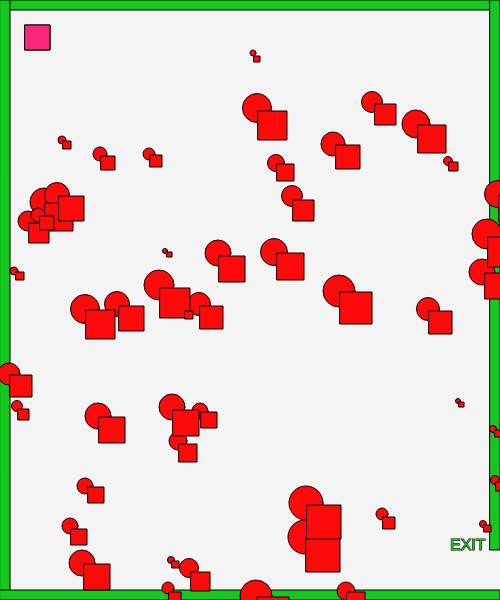
Frame 1 (no input)
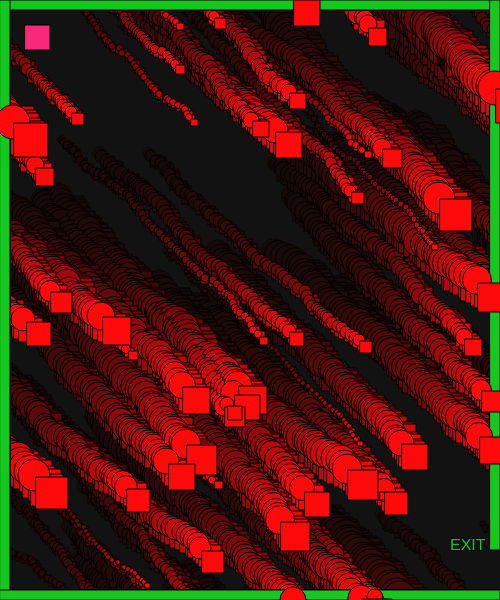
Frame 60 (no input)
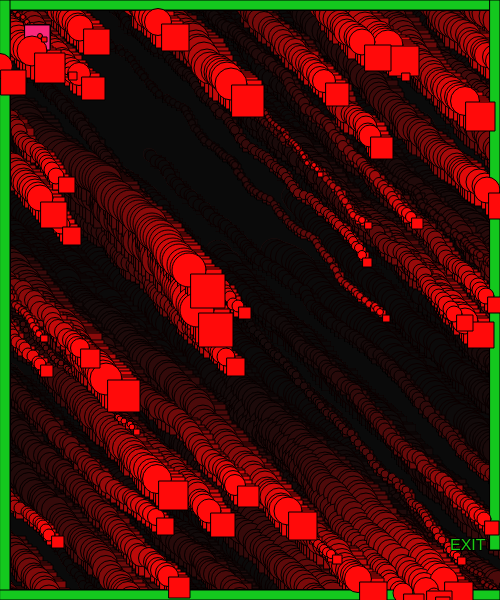
Frame 120 (the mouse pressed at the canvas centre since frame 60)

The p5.js sketch that drew these frames (run headless with seeded random() and noise() and a simulated clock; from frame 60 on, the mouse is pressed at the canvas centre):

// p5.js sketch
// ── sketch.js
var w = 87;
var s = 83;
var a = 65;
var d = 68;

var characterX = 25;
var characterY = 25;

var shapeXs = [];
var shapeYs = [];
var diameters = [];

var shapeX = 30;
var shapeY = 30;

var shapeXSpeeds = [];
var shapeYSpeeds = [];

var mouseShapeX;
var mouseShapeY;


function setup()
{
    createCanvas(500, 600);

    for (var i = 0; i < 50; i++) {
        shapeXSpeeds[i] = Math.floor(Math.random() * (Math.floor(Math.random() * 5)) + 1);
        shapeYSpeeds[i] = Math.floor(Math.random() * (Math.floor(Math.random() * 5)) + 1);
        shapeXs[i] = getRandomNumber(500);
        shapeYs[i] = getRandomNumber(600);
        diameters[i] = getRandomNumber(30);
    }

    createCharacter(200, 350);
}

function draw()
{
    background(2,11);
    stroke(0);
    fill(0);
    
    //border
    createBorder();

    //character
    createCharacter();

    // Keys
    characterMovement();

    //enemys
    createEnemy();

    // obstaccle
    createObstacle();

    //EXIT
    createExit();
}

//keys function
function characterMovement()
{
    if(keyIsDown(w))
    {
        characterY -= 10;
    }
    if(keyIsDown(s))
    {
        characterY += 10;
    }
    if(keyIsDown(a))
    {
        characterX -= 10;
    }
    if(keyIsDown(d))
    {
        characterX += 10;
    }
}

//character function
function createCharacter()
{
    fill(250,40,123);
    rect(characterX,characterY,25);

}

// obstacle function
function createObstacle()
{
    fill(10,130,140);
    circle(mouseShapeX, mouseShapeY, 25);
}

// enemy function
function createEnemy()
{
    //enemy 1
    fill(4000,10,10);

    for (var i = 0; i < shapeXs.length; i++) {
        circle(shapeXs[i], shapeYs[i], diameters[i]);
        shapeXSpeeds[i] = Math.floor(Math.random() * (Math.floor(Math.random() * 5)) + 1);
        shapeYSpeeds[i] = Math.floor(Math.random() * (Math.floor(Math.random() * 5)) + 1);




        // move the shape
        shapeXs[i] += shapeXSpeeds[i];
        shapeYs[i] += shapeYSpeeds[i];
        // check to see if the shape has gone out of bounds
        if (shapeXs[i] > width) {
            shapeXs[i] = 0;
        }
        if (shapeXs[i] < 0) {
            shapeXs[i] = width;
        }
        if (shapeYs[i] > height) {
            shapeYs[i] = 0;
        }
        if (shapeYs[i] < 0) {
            shapeYs[i] = height;
        }
    }

    //enemy2
    fill(4000,10,10);

    for (var i = 0; i < shapeXs.length; i++) {
        rect(shapeXs[i], shapeYs[i], diameters[i]);
        shapeXSpeeds[i] = Math.floor(Math.random() * (Math.floor(Math.random() * 5)) + 1);
        shapeYSpeeds[i] = Math.floor(Math.random() * (Math.floor(Math.random() * 5)) + 1);




        // move the shape
        shapeXs[i] += shapeXSpeeds[i];
        shapeYs[i] += shapeYSpeeds[i];
        // check to see if the shape has gone out of bounds
        if (shapeXs[i] > width) {
            shapeXs[i] = 0;
        }
        if (shapeXs[i] < 0) {
            shapeXs[i] = width;
        }
        if (shapeYs[i] > height) {
            shapeYs[i] = 0;
        }
        if (shapeYs[i] < 0) {
            shapeYs[i] = height;
        }
    }
}

//border fucntion
function createBorder()
{

    //border
    fill(20,200,30);
    rect(0,0,width,10);
    rect(0,0,10,height);
    rect(0, height-10,width, 10);
    rect(width-10,0,10,height-50);

    //exit
    fill(30,200,20)
    textSize(16);
    text("EXIT", width-50,height-50)

}

// random obstacle
function mouseClicked()
{
    mouseShapeX = mouseX;
    mouseShapeY = mouseY;
}

// exit function
function createExit()
{
    if(characterX > width && characterY > width-50)
    {
        fill(300,20,200);
        stroke(5);
        textSize(26);
        text("You Win!", width/2-50, height/2-50);
    }
}

function getRandomNumber(number) 
{
    return Math.floor(Math.random() * number) + 5;
}
